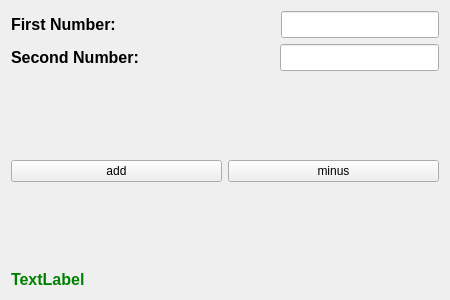
<?xml version="1.0" encoding="UTF-8"?>
<ui version="4.0">
 <class>Form</class>
 <widget class="QWidget" name="Form">
  <property name="geometry">
   <rect>
    <x>0</x>
    <y>0</y>
    <width>450</width>
    <height>300</height>
   </rect>
  </property>
  <property name="windowTitle">
   <string>Form</string>
  </property>
  <layout class="QVBoxLayout" name="verticalLayout">
   <item>
    <layout class="QHBoxLayout" name="horizontalLayout_2">
     <item>
      <widget class="QLabel" name="label">
       <property name="font">
        <font>
         <pointsize>12</pointsize>
         <bold>true</bold>
        </font>
       </property>
       <property name="text">
        <string>First Number:</string>
       </property>
      </widget>
     </item>
     <item>
      <spacer name="horizontalSpacer">
       <property name="orientation">
        <enum>Qt::Horizontal</enum>
       </property>
       <property name="sizeHint" stdset="0">
        <size>
         <width>40</width>
         <height>20</height>
        </size>
       </property>
      </spacer>
     </item>
     <item>
      <widget class="QLineEdit" name="lineEdit_first">
       <property name="font">
        <font>
         <pointsize>12</pointsize>
        </font>
       </property>
       <property name="placeholderText">
        <string/>
       </property>
      </widget>
     </item>
    </layout>
   </item>
   <item>
    <layout class="QHBoxLayout" name="horizontalLayout_3">
     <item>
      <widget class="QLabel" name="label_2">
       <property name="font">
        <font>
         <pointsize>12</pointsize>
         <bold>true</bold>
        </font>
       </property>
       <property name="text">
        <string>Second Number:</string>
       </property>
      </widget>
     </item>
     <item>
      <spacer name="horizontalSpacer_2">
       <property name="orientation">
        <enum>Qt::Horizontal</enum>
       </property>
       <property name="sizeHint" stdset="0">
        <size>
         <width>40</width>
         <height>20</height>
        </size>
       </property>
      </spacer>
     </item>
     <item>
      <widget class="QLineEdit" name="lineEdit_second">
       <property name="font">
        <font>
         <pointsize>12</pointsize>
         <bold>true</bold>
        </font>
       </property>
       <property name="placeholderText">
        <string/>
       </property>
      </widget>
     </item>
    </layout>
   </item>
   <item>
    <spacer name="verticalSpacer">
     <property name="orientation">
      <enum>Qt::Vertical</enum>
     </property>
     <property name="sizeHint" stdset="0">
      <size>
       <width>20</width>
       <height>40</height>
      </size>
     </property>
    </spacer>
   </item>
   <item>
    <layout class="QHBoxLayout" name="horizontalLayout">
     <item>
      <widget class="QPushButton" name="pushButton_add">
       <property name="text">
        <string>add</string>
       </property>
      </widget>
     </item>
     <item>
      <widget class="QPushButton" name="pushButton_minus">
       <property name="text">
        <string>minus</string>
       </property>
      </widget>
     </item>
    </layout>
   </item>
   <item>
    <spacer name="verticalSpacer_2">
     <property name="orientation">
      <enum>Qt::Vertical</enum>
     </property>
     <property name="sizeHint" stdset="0">
      <size>
       <width>20</width>
       <height>40</height>
      </size>
     </property>
    </spacer>
   </item>
   <item>
    <widget class="QLabel" name="label_3">
     <property name="font">
      <font>
       <pointsize>12</pointsize>
       <bold>true</bold>
      </font>
     </property>
     <property name="styleSheet">
      <string notr="true">QLabel{
color:green
}</string>
     </property>
     <property name="text">
      <string>TextLabel</string>
     </property>
    </widget>
   </item>
  </layout>
 </widget>
 <resources/>
 <connections/>
</ui>
